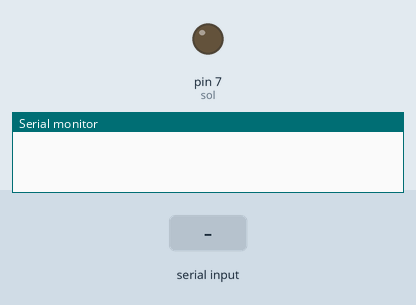
Recording of a sketch running on a simulated Arduino Uno, built with avr-gcc and run on an emulated ATmega328P. On the bench: output pins drawn as LEDs (lit = HIGH), the last lines printed to the serial monitor. Inputs (shaded band) come from the test bench.

Above: at 2.2 s.
2.3 s: "1" received over the second serial link
At 2.8 s:
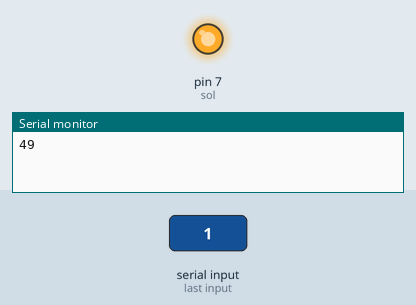
3.8 s: "2" received over the second serial link
At 5.1 s:
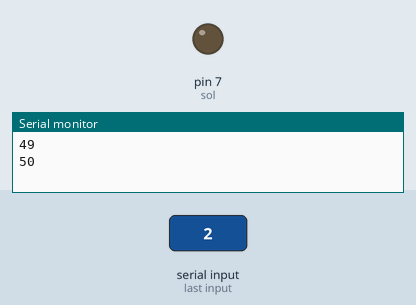
Timing chart, 0 to 6.8 s (numbered marks = the images above; inputs shaded):
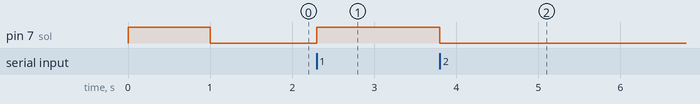

The sketch:

BluetoothTest.ino
```cpp
  #include<SoftwareSerial.h>
  SoftwareSerial bt(2,3);
  const int sol=7;
  int ser;

  void setup() {
    Serial.begin(9600);
    bt.begin(9600);
    pinMode(sol,OUTPUT);
    digitalWrite(sol,1);
    delay(1000);
    digitalWrite(sol,0);
  }

  void loop() {
    if(bt.available()){
      ser=bt.read();
      Serial.println(ser);
      if(ser=='1'){
        digitalWrite(sol,1);
        bt.println("ON");
      }
      if(ser=='2'){
        digitalWrite(sol,0);
        bt.println("OFF");
      }
    }
  }
```

Measured:
- after the input at 2.3 s, pin 7 (sol): LOW → HIGH at once
- after the input at 3.8 s, pin 7 (sol): HIGH → LOW at once
